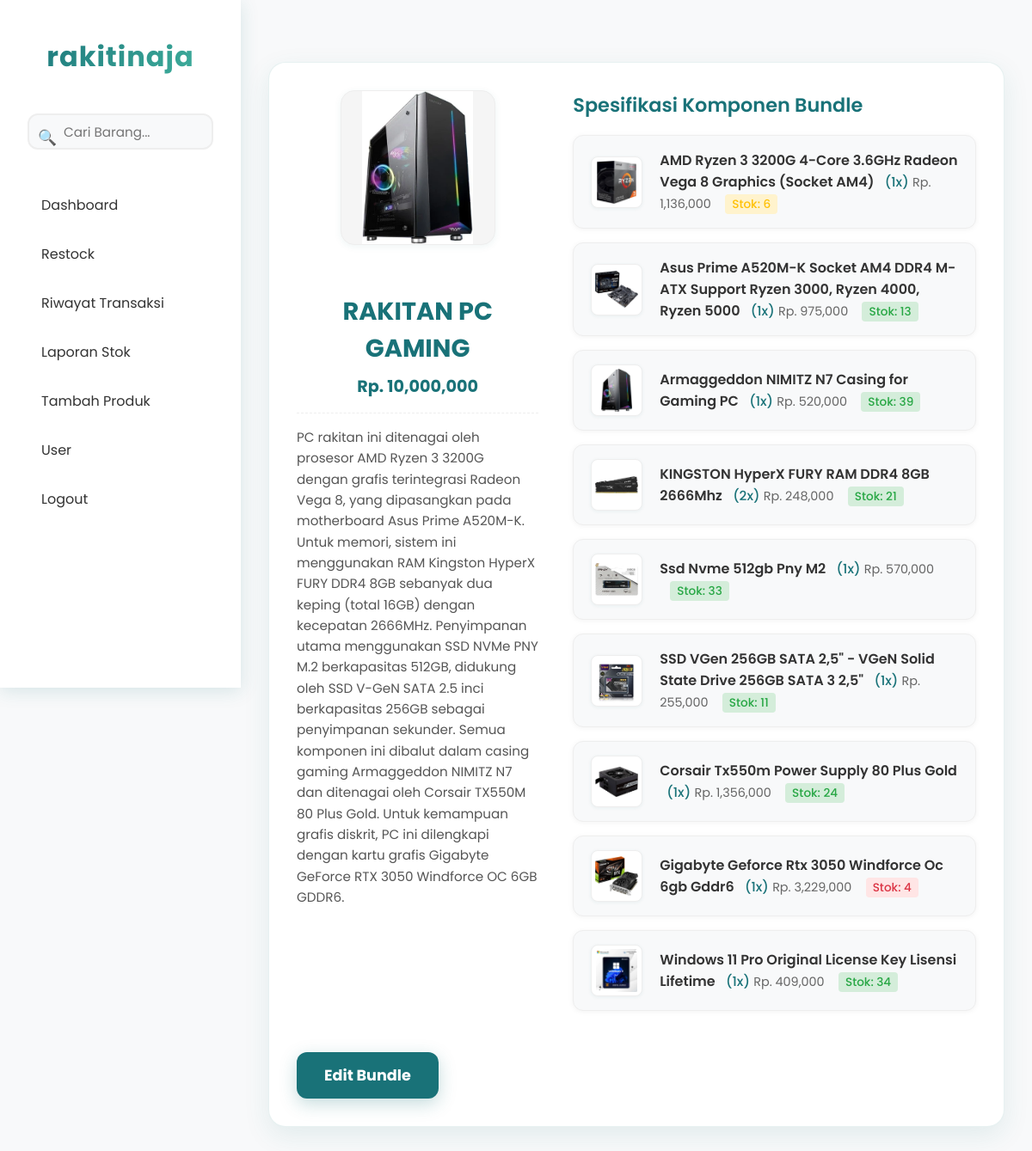
The app's page /RakitinAja/pages/spesifikasi.php?type=bundle&id=4 (signed in) with its own data.
### tables this page shows
CREATE TABLE `bundle` (
  `id` int(11) NOT NULL,
  `nama` varchar(255) NOT NULL,
  `deskripsi` text DEFAULT NULL,
  `harga` decimal(10,2) NOT NULL,
  `gambar` varchar(255) DEFAULT NULL,
  `created_at` timestamp NOT NULL DEFAULT current_timestamp()
);

CREATE TABLE `bundle_items` (
  `id` int(11) NOT NULL,
  `bundle_id` int(11) NOT NULL,
  `produk_id` int(11) NOT NULL,
  `qty` int(11) NOT NULL
);

CREATE TABLE `produk` (
  `id` int(11) NOT NULL,
  `nama` varchar(100) NOT NULL,
  `kategori` varchar(50) NOT NULL,
  `spesifikasi` text NOT NULL,
  `harga` decimal(10,2) NOT NULL,
  `stok` int(11) NOT NULL DEFAULT 0,
  `gambar` varchar(255) NOT NULL,
  `created_at` datetime NOT NULL DEFAULT current_timestamp()
);

### RakitinAja/pages/spesifikasi.php (the view, shortened to what this page needs)
<?php
include '../config/db.php';
$type = isset($_GET['type']) ? $_GET['type'] : '';
$id = isset($_GET['id']) ? intval($_GET['id']) : 0;
if ($type == 'produk') {
    $q = mysqli_query($koneksi, "SELECT * FROM produk WHERE id = $id");
    $data = mysqli_fetch_assoc($q);
    if (!$data) die('Produk tidak ditemukan');
} elseif ($type == 'bundle') {
    $q = mysqli_query($koneksi, "SELECT * FROM bundle WHERE id = $id");
    $data = mysqli_fetch_assoc($q);
    $q_items = mysqli_query($koneksi, "SELECT bi.*, p.nama, p.harga, p.stok, p.gambar, p.spesifikasi FROM bundle_items bi JOIN produk p ON bi.produk_id = p.id WHERE bi.bundle_id = $id");
}
?>
<!DOCTYPE html>
<html>
<head>
    <link rel="stylesheet" href="../assets/css/style.css">
</head>
<body>
<?php include 'sidebar.php'; ?>
<div class="content">
    <div class="spesifikasi-container">
        <?php if($type=='bundle'): ?>
            <div class="bundle-layout-grid">
                <div class="bundle-info-section">
                    <div class="spesifikasi-header">
                        <img src="../assets/img/<?= $data['gambar'] ?>" alt="<?= htmlspecialchars($data['nama']) ?>">
                        <div class="spesifikasi-info">
                            <h2><?= htmlspecialchars($data['nama']) ?></h2>
                            <div class="harga">Rp. <?= number_format($data['harga']) ?></div>
                            <div class="desc"><?= htmlspecialchars($data['deskripsi'] ?? '') ?></div>
                        </div>
                    </div>
                </div>
                <div class="bundle-komponen-section">
                    <div class="bundle-komponen">
                        <h3>Spesifikasi Komponen Bundle</h3>
                        <ul class="komponen-list">
                            <?php mysqli_data_seek($q_items, 0); while($item = mysqli_fetch_assoc($q_items)): ?>
                                <li class="komponen-item">
                                    <img src="../assets/img/<?= $item['gambar'] ?>" alt="<?= htmlspecialchars($item['nama']) ?>">
                                    <div class="komponen-info">
                                        <span class="nama"><?= htmlspecialchars($item['nama']) ?></span>
                                        <span class="qty">(<?= $item['qty'] ?>x)</span>
                                        <span class="harga">Rp. <?= number_format($item['harga']) ?></span>
                                        <span class="stok <?= $item['stok']<5?'low':($item['stok']<10?'medium':'safe') ?>">Stok: <?= $item['stok'] ?></span>
                                    </div>
                                </li>
                            <?php endwhile; ?>
                        </ul>
                    </div>
                </div>
            </div>
            <?php if(isset($_SESSION['user']['role']) && $_SESSION['user']['role'] == 'admin'): ?>
            <div style="margin-top:32px;">
                <a href="edit_bundle.php?id=<?= $data['id'] ?>" class="btn-proses" style="background: var(--primary);">Edit Bundle</a>
            </div>
            <?php endif; ?>
        <?php endif; ?>
    </div>
</div>
</body>
</html>

### RakitinAja/pages/sidebar.php (shortened to what this page needs)
<?php
if (!isset($user) && isset($_SESSION['user'])) {
    $user = $_SESSION['user'];
}
$role = isset($user['role']) ? $user['role'] : '';
?>
<!DOCTYPE html>
<html>
<head>
</head>
<body>
<div class="sidebar <?= $role ?>">
    <a href="dashboard.php" class="logo">rakitinaja</a>
    <form action="produk.php" method="get" class="search-form">
        <input type="text" name="cari" placeholder="Cari Barang...">
    </form>
    <a href="dashboard.php">Dashboard</a>
    <?php if($role == 'admin'): ?>
        <a href="restock.php">Restock</a>
    <?php endif; ?>
    <a href="riwayat.php">Riwayat Transaksi</a>
    <a href="laporan.php">Laporan Stok</a>
    <?php if($role == 'admin'): ?>
        <a href="tambah_produk.php">Tambah Produk</a>
        <a href="user.php">User</a>
    <?php endif; ?>
    <a href="logout.php">Logout</a>
</div>
</body>
</html>

### RakitinAja/assets/css/style.css (style rules this page uses)
:root { --primary: #197278; --primary-dark: #1251a3; --secondary: #43b5a0; --accent: #ff9f1c; --text: #333; --text-light: #666; --bg: #f8f9fa; --white: #fff; --shadow: 0 4px 20px rgba(25,114,120,0.15); --transition: all 0.3s ease; --gradient: linear-gradient(135deg, var(--primary) 0%, var(--secondary) 100%); }
* { margin: 0; padding: 0; box-sizing: border-box; font-family: 'Poppins', sans-serif; }
body { background: var(--bg); color: var(--text); min-height: 100vh; display: flex; overflow-x: hidden; }
.sidebar { width: 280px; background: var(--white); padding: 32px; box-shadow: var(--shadow); position: fixed; height: 100vh; transition: var(--transition); z-index: 1000; display: flex; flex-direction: column; overflow-y: auto; }
.sidebar .logo { font-size: 2em; font-weight: 700; background: var(--gradient); -webkit-background-clip: text; -webkit-text-fill-color: transparent; text-decoration: none; display: block; text-align: center; margin-bottom: 32px; letter-spacing: 1px; position: relative; overflow: hidden; padding: 10px; }
.sidebar .logo::after { content: ''; position: absolute; bottom: 0; left: 50%; transform: translateX(-50%); width: 0; height: 3px; background: var(--gradient); transition: var(--transition); }
.sidebar form { margin-bottom: 24px; position: relative; }
.sidebar input[type="text"] { width: 100%; padding: 12px 16px; padding-left: 40px; border: 2px solid #eee; border-radius: 12px; font-size: 0.95em; transition: var(--transition); background: var(--bg); }
.sidebar form::before { content: '🔍'; position: absolute; left: 12px; top: 50%; transform: translateY(-50%); font-size: 1.1em; }
.sidebar a { display: flex; align-items: center; padding: 12px 16px; color: var(--text); text-decoration: none; border-radius: 12px; margin-bottom: 8px; transition: var(--transition); position: relative; overflow: hidden; }
.sidebar a::before { content: ''; position: absolute; left: 0; top: 0; height: 100%; width: 0; background: var(--gradient); opacity: 0.1; transition: var(--transition); }
.content { flex: 1; margin-left: 280px; padding: 32px; animation: fadeIn 0.5s ease; max-width: 1400px; margin: 0 auto 0 280px; min-height: 100vh; }
input, select, textarea { width: 100%; padding: 12px 16px; border: 2px solid #eee; border-radius: 12px; margin-bottom: 16px; transition: var(--transition); background: var(--bg); }

### RakitinAja/pages/sidebar.php (style rules this page uses)
.search-form { position: relative; margin-bottom: 24px; display: flex; align-items: center; }
.search-form input[type="text"] { width: 100%; height: 42px; padding: 0 16px 0 40px; border: 2px solid #eee; border-radius: 12px; font-size: 0.95em; transition: all 0.3s ease; background: var(--bg); line-height: 42px; }
.search-form input[type="text"]::placeholder { position: relative; top: 1px; }
.search-form::before { content: '🔍'; position: absolute; left: 12px; top: 50%; transform: translateY(-50%); font-size: 1.1em; z-index: 1; line-height: 1; display: flex; align-items: center; height: 42px; }

### records on screen
bundle: gambar (picture), nama "RAKITAN PC GAMING", harga "10,000,000", deskripsi "PC rakitan ini ditenagai oleh prosesor AMD Ryzen 3 3200G dengan grafis terintegrasi Radeon Vega 8, yang dipasangkan pada motherboard Asus Prime A520M-K. Untuk memori, sistem ini menggunakan RAM Kingston HyperX FURY DDR4 8GB sebanyak dua keping (total 16GB) dengan kecepatan 2666MHz. Penyimpanan utama menggunakan SSD NVMe PNY M.2 berkapasitas 512GB, didukung oleh SSD V-GeN SATA 2.5 inci berkapasitas 256GB sebagai penyimpanan sekunder. Semua komponen ini dibalut dalam casing gaming Armaggeddon NIMITZ N7 dan ditenagai oleh Corsair TX550M 80 Plus Gold. Untuk kemampuan grafis diskrit, PC ini dilengkapi dengan kartu grafis Gigabyte GeForce RTX 3050 Windforce OC 6GB GDDR6."
bundle_items: produk.gambar (picture), produk.nama "AMD Ryzen 3 3200G 4-Core 3.6GHz Radeon Vega 8 Graphics (Socket AM4)", qty "1", produk.harga "1,136,000", produk.stok "6"
bundle_items: produk.gambar (picture), produk.nama "Asus Prime A520M-K Socket AM4 DDR4 M-ATX Support Ryzen 3000, Ryzen 4000, Ryzen 5000", qty "1", produk.harga "975,000", produk.stok "13"
bundle_items: produk.gambar (picture), produk.nama "Armaggeddon NIMITZ N7 Casing for Gaming PC", qty "1", produk.harga "520,000", produk.stok "39"
bundle_items: produk.gambar (picture), produk.nama "KINGSTON HyperX FURY RAM DDR4 8GB 2666Mhz", qty "2", produk.harga "248,000", produk.stok "21"
bundle_items: produk.gambar (picture), produk.nama "Ssd Nvme 512gb Pny M2", qty "1", produk.harga "570,000", produk.stok "33"
bundle_items: produk.gambar (picture), produk.nama "SSD VGen 256GB SATA 2,5\" - VGeN Solid State Drive 256GB SATA 3 2,5\"", qty "1", produk.harga "255,000", produk.stok "11"
bundle_items: produk.gambar (picture), produk.nama "Corsair Tx550m Power Supply 80 Plus Gold", qty "1", produk.harga "1,356,000", produk.stok "24"
bundle_items: produk.gambar (picture), produk.nama "Gigabyte Geforce Rtx 3050 Windforce Oc 6gb Gddr6", qty "1", produk.harga "3,229,000", produk.stok "4"
bundle_items: produk.gambar (picture), produk.nama "Windows 11 Pro Original License Key Lisensi Lifetime", qty "1", produk.harga "409,000", produk.stok "34"
